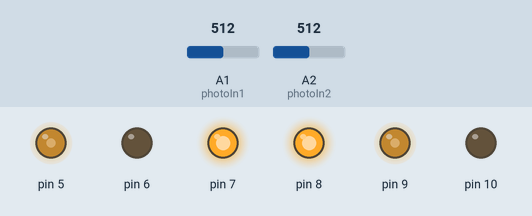
Recording of a sketch running on a simulated Arduino Uno, built with avr-gcc and run on an emulated ATmega328P. Parts: output pins drawn as LEDs (lit = HIGH). The test bench sets the inputs (shaded band); at power-on: A1 (photoIn1) = 512, A2 (photoIn2) = 512.

Above: at 1.2 s.
1.3 s: A1 (photoIn1) set to 390
At 2.3 s:
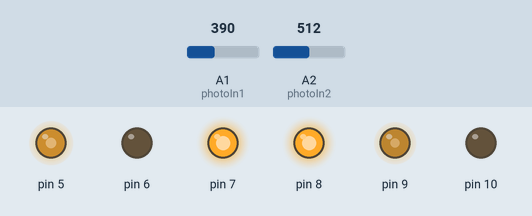
2.8 s: A2 (photoIn2) set to 240
At 3.4 s:
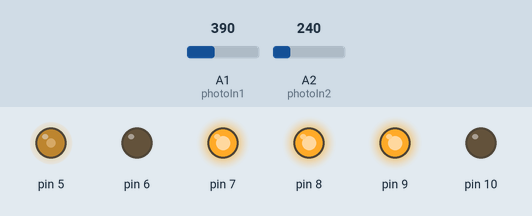
4.3 s: A2 (photoIn2) set to 274
5.8 s: A2 (photoIn2) set to 307
At 6.9 s:
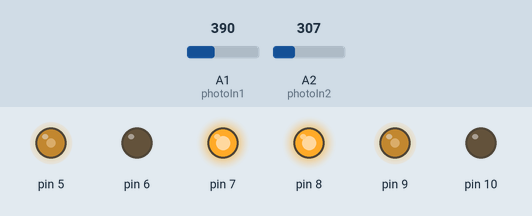
7.3 s: A2 (photoIn2) set to 1023
At 8.0 s:
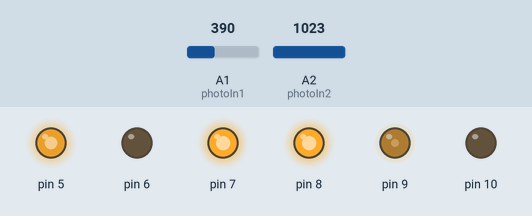
8.8 s: A2 (photoIn2) set to 540
At 9.2 s:
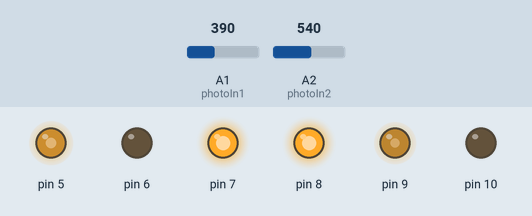
Timing chart, 0 to 11.3 s (numbered marks = the images above; inputs shaded):
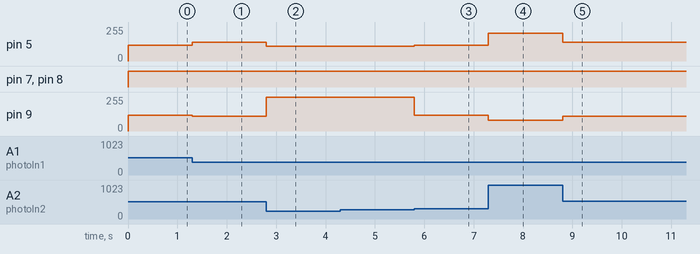

The sketch:

_3.ino
```cpp
int photoIn1 = 1; // left photoresistor on Analogue Pin 1
int photoIn2 = 2; // right photoresistor on Analogue Pin 2
int aiValueL = 0; // input value
int aiValueP = 0; // input value

void setup() {
  pinMode(8, OUTPUT);
  pinMode(9, OUTPUT);
  pinMode(10, OUTPUT);
  pinMode(5, OUTPUT);
  pinMode(6, OUTPUT);
  pinMode(7, OUTPUT);

}
void rightMotor(int8_t _speed) {
  digitalWrite(6, LOW);
  digitalWrite(7, HIGH);
  analogWrite(5, _speed);

}

void leftMotor(int8_t _speed) {
  digitalWrite(10, LOW);
  digitalWrite(8, HIGH);
  analogWrite(9, _speed);

}

void loop() {

  aiValueL = analogRead(photoIn1); // LEFT PHOTORESISTOR
  aiValueP = analogRead(photoIn2); // RIGHT PHOTORESISTOR

  if (abs(aiValueL - aiValueP) <= 100) //GO STRAIGHT
  {
    rightMotor(120);
    leftMotor(120);
  } else {
    if (aiValueL > aiValueP) // GO LEFT
    {

      if ((aiValueL - aiValueP) >= 100 && (aiValueL - aiValueP) < 250) {
        leftMotor(142);
        rightMotor(110);
      }

      if ((aiValueL - aiValueP) >= 250 && (aiValueL - aiValueP) < 400) {
        leftMotor(164);
        rightMotor(100);
      }

      if ((aiValueL - aiValueP) >= 400 && (aiValueL - aiValueP) < 550) {
        leftMotor(186);
        rightMotor(90);
      }

      if ((aiValueL - aiValueP) >= 550 && (aiValueL - aiValueP) < 700) {
        leftMotor(210);
        rightMotor(80);
      }
      if ((aiValueL - aiValueP) >= 700) {
        leftMotor(255);
        rightMotor(70);
      }
    }

    if (aiValueP > aiValueL) { //GO RIGHT

      if ((aiValueP - aiValueL) >= 100 && (aiValueP - aiValueL) < 250) {
        leftMotor(110);
        rightMotor(142);
      }

      if ((aiValueP - aiValueL) >= 250 && (aiValueP - aiValueL) < 400) {
        leftMotor(100);
        rightMotor(164);
      }

      if ((aiValueP - aiValueL) >= 400 && (aiValueP - aiValueL) < 550) {
        leftMotor(90);
        rightMotor(186);
      }

      if ((aiValueP - aiValueL) >= 550 && (aiValueP - aiValueL) < 700) {
        leftMotor(80);
        rightMotor(210);
      }
      if ((aiValueP - aiValueL) >= 700) {
        leftMotor(70);
        rightMotor(255);
      }
    }
  }
}
```

Measured:
- the behaviour switches between 289 and 290 on A2 (photoIn2) (found by bisection; images 2 and 3)
- after the input at 1.3 s, pin 5: 120/255 → 142/255 at once; pin 9: 120/255 → 110/255 at once
- after the input at 2.8 s, pin 5: 142/255 → 110/255 at once; pin 9: 110/255 → 255/255 at once
- after the input at 4.3 s, every drawn part: stays the same
- after the input at 5.8 s, pin 5: 110/255 → 120/255 at once; pin 9: 255/255 → 120/255 at once
- after the input at 7.3 s, pin 5: 120/255 → 210/255 at once; pin 9: 120/255 → 80/255 at once
- after the input at 8.8 s, pin 5: 210/255 → 142/255 at once; pin 9: 80/255 → 110/255 at once
